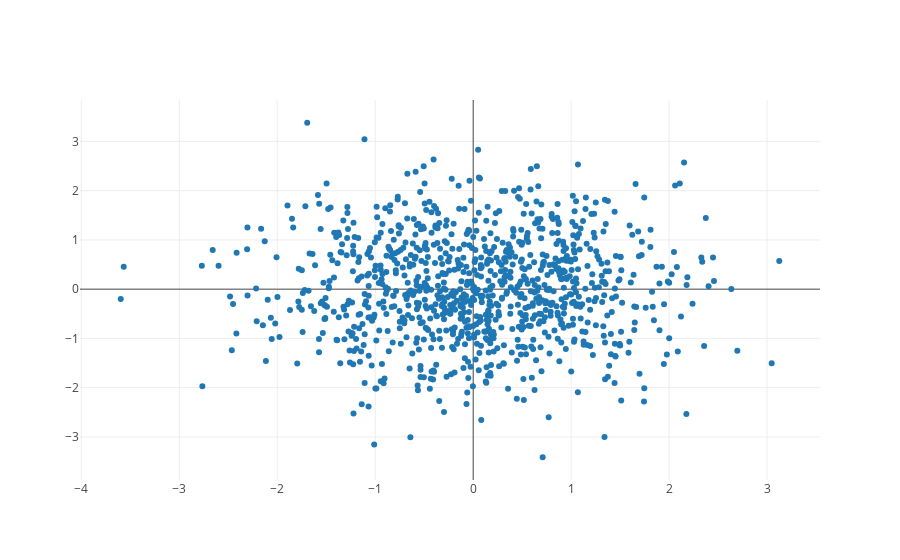

This figure's notebook cell:
### Markdown cell above
### Simple Scatter Plot

### Code cell
N = 1000
random_x = np.random.randn(N)
random_y = np.random.randn(N)

# Create a trace
trace = go.Scatter(
    x = random_x,
    y = random_y,
    mode = 'markers'
)

data = [trace]

plotly.offline.iplot(data)

### Figure 1 — Plotly figure (JSON) as saved in the notebook; plotly's stock layout.template omitted (floating-point values rounded to 4 significant figures; data arrays with more than 128 entries replaced by an {"elided": "..."} marker saying what was removed)
{"data": [{"mode": "markers", "type": "scatter", "x": {"elided": "1000 float values"}, "y": {"elided": "1000 float values"}}], "layout": {}}
